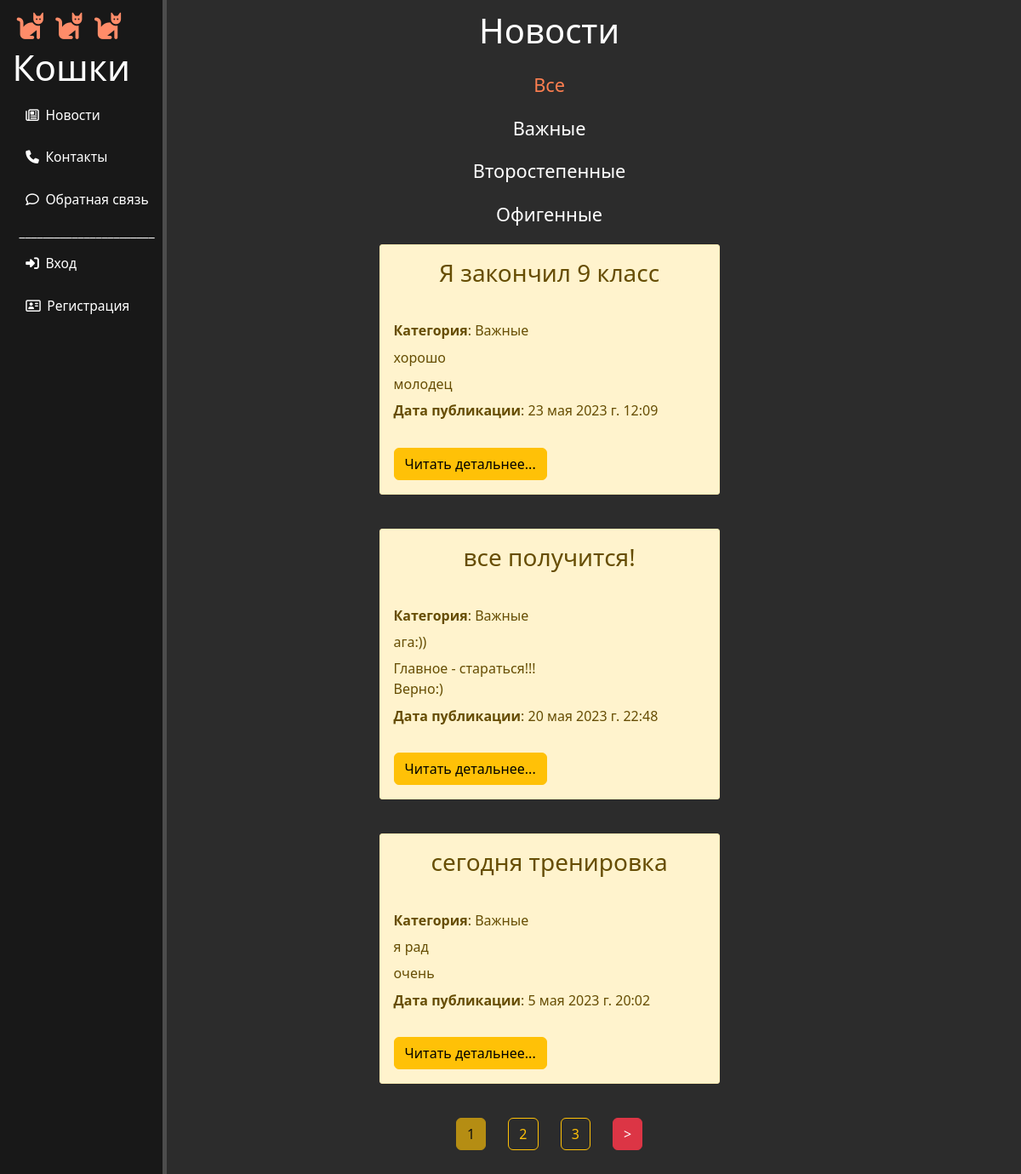
Page /news/ on the committed database.
### news/models.py (models this page shows, shortened)
class Category(models.Model):
    name = models.CharField('Название', max_length=50, db_index=True)
    slug = models.SlugField('URL', max_length=255, unique=True, db_index=True)
    def __str__(self):
        return self.name
    def get_absolute_url(self):
        return reverse('news_category', kwargs={'cat_slug': self.slug})
    class Meta:
        verbose_name = 'Категория'
        verbose_name_plural = 'Категории'
        ordering = ['name']

class Articles(models.Model):
    title = models.CharField('Название', max_length=100)
    slug = models.SlugField('URL', max_length=255, unique=True, db_index=True)
    anons = models.CharField('Анонс', max_length=200)
    full_text = models.TextField('Статья')
    date = models.DateTimeField('Дата публикации', default=tests.default_datetime)
    is_published = models.BooleanField('Опубликовано', default=True)
    cat = models.ForeignKey('Category', verbose_name='Категория', on_delete=models.PROTECT)
    def get_absolute_url(self):
        return reverse('news_detail', kwargs={'cat_slug': self.cat.slug, 'art_slug': self.slug})
    class Meta:
        verbose_name = 'Новость'
        verbose_name_plural = 'Новости'
        ordering = ['-date', 'title']

### news/views.py (the view)
# urls.py: path('', views.NewsHome.as_view(), name='news_home'),
class NewsHome(DataMixin, ListView):
    model = Articles
    template_name = 'news/news_home.html'
    context_object_name = 'news'
    def get_queryset(self):
        return Articles.objects.filter(is_published=True).select_related('cat')
    def get_context_data(self, *, object_list=None, **kwargs):
        context = super().get_context_data(**kwargs)
        c_def = self.get_user_context(title='Новости')
        return context | c_def

### news/templatetags/news_tags.py (called while the page is built)
@register.inclusion_tag('news/list_categories.html', name='show_cats')
def show_categories(sort=None, cat_selected='none'):
    cats = cache.get('cats')
    if not cats:
        if not sort:
            cats = Category.objects.all().annotate(Count('articles'))
        else:
            cats = Category.objects.order_by(sort).annotate(Count('articles'))
        cache.set('cats', cats, 100)
    return {'cats': cats, 'cat_selected': cat_selected}

### news/utils.py (called while the page is built)
    def get_user_context(self, **kwargs):
        context = kwargs
        if 'cat_selected' not in context:
            context['cat_selected'] = 'none'
        return context

### news/templates/news/news_home.html (shortened to what this page needs)
{% extends 'main/layout.html' %}
{% load news_tags %}
{% load cache %}
{% block content %}
    <div class="features">
      <h1 style="margin-bottom: 2vw;">Новости</h1>
        {% if cat_selected == 'none' %}
            <div class="cl"><p class="selected">Все</p></div>
        {% else %}
            <div class="cl"><p><a class='news_category' href="{% url 'news_home' %}">Все</a></p></div>
        {% endif %}
        {% show_cats 'name' cat_selected %}
        {% if news %}
            {% for el in news %}
                <div class="alert alert-warning">
                    <h3>{{ el.title }}</h3><br>
                    <p><b>Категория</b>: {{ el.cat }}</p>
                    <p>{{ el.anons }}</p>
                    <p>{{ el.full_text|linebreaks|truncatewords:10 }}</p>
                    <p><b>Дата публикации</b>: {{ el.date }}</p><br>
                    <a href="{{ el.get_absolute_url }}" class="btn btn-warning">Читать детальнее...</a>
                </div>
            {% endfor %}
        {% else %}
            <p>У вас нет записей!</p>
        {% endif %}
        {% if not page_obj.has_other_pages %}
        {% else %}
        <div class="list-pages">
            <ul>
                {% for p in paginator.page_range %}
                    {% if page_obj.number == p %}
                    <li class="page-number"><button class="btn btn-warning" disabled>{{ p }}</button></li>
                    {% elif p >= page_obj.number|add:-2 and p <= page_obj.number|add:2 %}
                    <li class="page-number"><a href="?page={{ p }}" class="btn btn-outline-warning">{{ p }}</a></li>
                    {% endif %}
                {% endfor %}
                {% if page_obj.has_next %}
                    <li><a href="?page={{ page_obj.next_page_number }}" class="btn btn-danger">&gt</a></li>
                {% endif %}
            </ul>
        </div>
        {% endif %}
    </div>
{% endblock %}

### news/templates/news/list_categories.html
{% for cat in cats %}
    {% if cat.articles__count > 0 %}
        {% if cat.slug == cat_selected %}
            <div class="cl"><p class="selected">{{ cat.name }}</p></div>
        {% else %}
            <div class="cl"><p><a class='news_category' href="{{ cat.get_absolute_url }}">{{ cat.name }}</a></p></div>
        {% endif %}
    {% endif %}
{% endfor %}

### main/static/main/css/main.css (style rules this page uses)
body { background: #2c2c2c; }
main .features { float: left; color: white; margin-top: 1vw; text-align: center; width: 75%; }
main .features h1 { margin-bottom: 1vw; }
main .features p { max-width: 35vw; margin: 2% auto; }
.alert-warning { border-radius: 3px; clear: both; width: 400px; margin: 40px auto; margin-top: 0px; text-align: justify; }
.alert-warning h3 { text-align: center }
.selected { color: coral; font-size: 1.7em; margin: 0 0; }
a.news_category { color: white; text-decoration: none; font-size: 1.7em; }
.cl { font-size: 0.8em; }
.list-pages { text-align: center; }
.list-pages ul { list-style: none; padding: 0; }
.list-pages ul li { display: inline-block; padding: 0 11px; }

### rows in the picture
Category: name "Важные"
Category: name "Второстепенные"
Category: name "Офигенные"
Articles: title "Я закончил 9 класс", cat "Важные", anons "хорошо", full_text "молодец", date "23 мая 2023 г. 12:09"
Articles: title "все получится!", cat "Важные", anons "ага:))", full_text "Главное - стараться!!! Верно:)", date "20 мая 2023 г. 22:48"
Articles: title "сегодня тренировка", cat "Важные", anons "я рад", full_text "очень", date "5 мая 2023 г. 20:02"

### other values in the picture
{{ p }} "1"
{{ p }} "2" "3"
